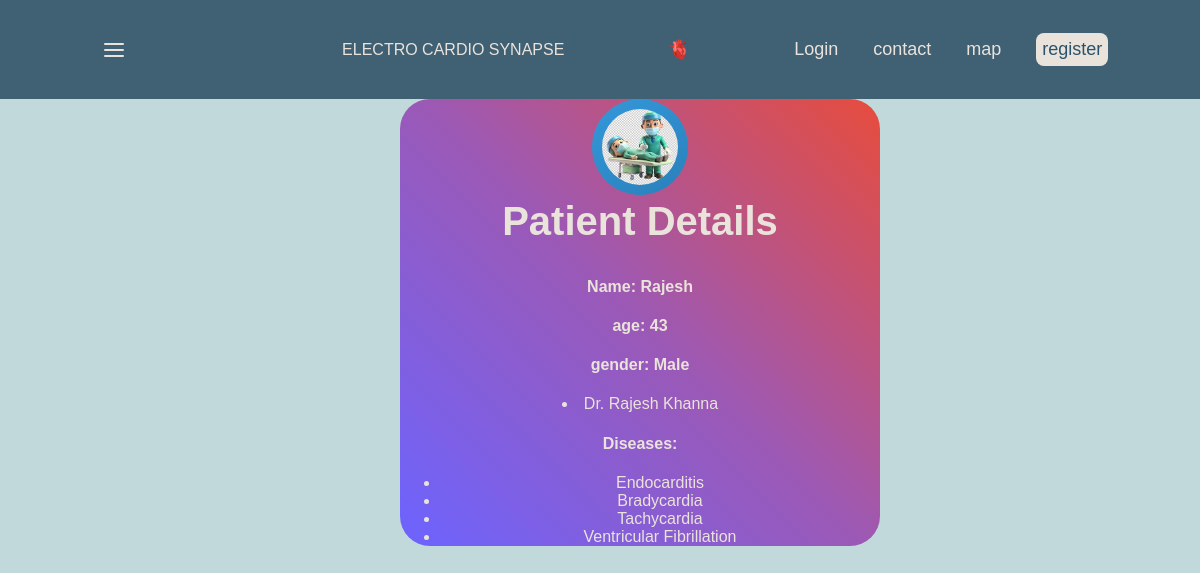
The app's page /all/4 with its own data.
### heartApp/models.py (models this page shows, shortened)
class Patient(models.Model):
    name = models.CharField(max_length=255)
    age = models.PositiveIntegerField()
    dob = models.DateField()
    gender = models.CharField(max_length=50, choices=[("Male", "Male"), ("Female", "Female"), ("Other", "Other")])
    profile_picture = models.ImageField(upload_to="images")
    doctor = models.ManyToManyField(Doctor)  # Update to match Doctor model name
    diseases = models.ManyToManyField(Disease)
    patient_email = models.EmailField(max_length=50, default='default@example.com')
    patient_key = models.CharField(max_length=10, default="notdefined")
    care_taker_email1 = models.EmailField(max_length=50, default='default@example.com')
    care_taker_email2 = models.EmailField(max_length=50, default='default@example.com')
    doctor_email = models.EmailField(max_length=50, default='default@example.com')

class Doctor(AbstractUser):
    name = models.CharField(max_length=255)
    qualification = models.CharField(max_length=255)
    hospital = models.CharField(max_length=255)
    email = models.EmailField(unique=True)
    username = None
    USERNAME_FIELD = 'email'
    REQUIRED_FIELDS = ['name']
    objects = DoctorManager()
    groups = models.ManyToManyField(
        Group,
        related_name='doctor_set',
        blank=True,
        verbose_name='groups'
    )
    user_permissions = models.ManyToManyField(
        Permission,
        related_name='doctor_set',
        blank=True,
        verbose_name='user permissions'
    )

class Disease(models.Model):
    name = models.CharField(max_length=255)
    description = models.TextField(null=True, blank=True)

### heartApp/views.py (the view)
# urls.py: path('all/<int:pk>', views.ProfileDetailView.as_view(), name = 'single_patient_profile'),
class ProfileDetailView(DetailView):
    template_name = 'patientProfile.html'
    model = Patient

### templates/patientProfile.html (shortened to what this page needs)
{% extends 'base.html' %}
{% block content %}
<div class="patient-profile" >
    <img src="{{patient.profile_picture.url}}">
    <h2>Patient Details</h2>
    <h4>Name: {{ patient.name }}</h4>
    <h4>age: {{ patient.age }}</h4>
    <h4>gender: {{patient.gender}}</h4>
    {% for d in patient.doctor.all %}
            <li>{{ d.name }}</li>
        {% endfor %}
    <h4>Diseases:</h4>
    <ul>
        {% for d in patient.diseases.all %}
            <li>{{ d.name }}</li>
        {% endfor %}
    </ul>
</div>
{% endblock %}

### static/css/design.css (style rules this page uses)
body { background-color: #c2d9dc; color: #eae3db; font-family: sans-serif; position: relative; margin: 0; }
h2 { margin-top: 0; font-size: 40px; }
.patient-profile { background: linear-gradient(45deg, #6C63FF, #9B59B6, #E74C3C); width:40%; align-items: center; text-align: center; border-radius: 30px; margin-left:400px; }
.patient-profile img { width: 20%; height: 20%; object-fit: contain; border-radius: 50%; background: linear-gradient(145deg, #3498db, #2980b9); padding: 10px; box-sizing: border-box; }

### records on screen
Patient: profile_picture (picture), name "Rajesh", age "43", gender "Male"
Doctor: name "Dr. Rajesh Khanna"
Disease: name "Endocarditis"
Disease: name "Bradycardia"
Disease: name "Tachycardia"
Disease: name "Ventricular Fibrillation"
